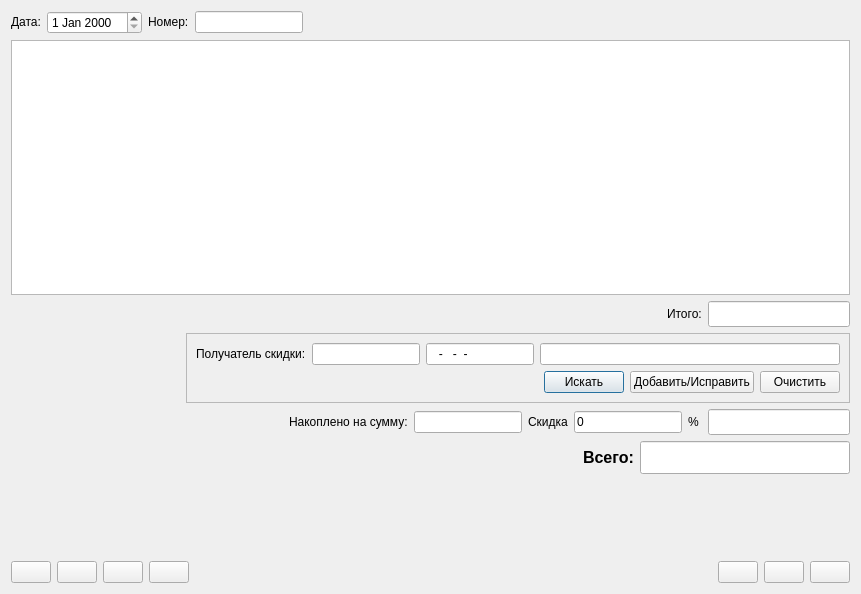
<?xml version="1.0" encoding="UTF-8"?>
<ui version="4.0">
 <class>dialog</class>
 <widget class="Dialog" name="dialog">
  <property name="geometry">
   <rect>
    <x>0</x>
    <y>0</y>
    <width>861</width>
    <height>594</height>
   </rect>
  </property>
  <property name="sizePolicy">
   <sizepolicy hsizetype="Expanding" vsizetype="Expanding">
    <horstretch>0</horstretch>
    <verstretch>0</verstretch>
   </sizepolicy>
  </property>
  <property name="name" stdset="0">
   <string>Документ3</string>
  </property>
  <property name="caption" stdset="0">
   <string>Товар в рознице. Реализация за наличные расчет</string>
  </property>
  <layout class="QVBoxLayout" name="vbxLayout">
   <item>
    <layout class="QHBoxLayout">
     <item>
      <widget class="QLabel" name="label">
       <property name="sizePolicy">
        <sizepolicy hsizetype="Fixed" vsizetype="Fixed">
         <horstretch>0</horstretch>
         <verstretch>0</verstretch>
        </sizepolicy>
       </property>
       <property name="text">
        <string>Дата:</string>
       </property>
      </widget>
     </item>
     <item>
      <widget class="QDateEdit" name="dateEdit">
       <property name="sizePolicy">
        <sizepolicy hsizetype="Fixed" vsizetype="Fixed">
         <horstretch>0</horstretch>
         <verstretch>0</verstretch>
        </sizepolicy>
       </property>
       <property name="font">
        <font>
         <pointsize>9</pointsize>
         <weight>50</weight>
         <bold>false</bold>
        </font>
       </property>
       <property name="readOnly">
        <bool>false</bool>
       </property>
      </widget>
     </item>
     <item>
      <widget class="QLabel" name="label">
       <property name="sizePolicy">
        <sizepolicy hsizetype="Fixed" vsizetype="Fixed">
         <horstretch>0</horstretch>
         <verstretch>0</verstretch>
        </sizepolicy>
       </property>
       <property name="text">
        <string>Номер:</string>
       </property>
      </widget>
     </item>
     <item>
      <widget class="QLineEdit" name="numberEdit">
       <property name="sizePolicy">
        <sizepolicy hsizetype="Fixed" vsizetype="Fixed">
         <horstretch>0</horstretch>
         <verstretch>0</verstretch>
        </sizepolicy>
       </property>
       <property name="font">
        <font>
         <pointsize>9</pointsize>
         <weight>50</weight>
         <bold>false</bold>
        </font>
       </property>
       <property name="readOnly">
        <bool>false</bool>
       </property>
      </widget>
     </item>
     <item>
      <spacer name="horizontalSpacer">
       <property name="orientation">
        <enum>Qt::Horizontal</enum>
       </property>
       <property name="sizeHint" stdset="0">
        <size>
         <width>40</width>
         <height>20</height>
        </size>
       </property>
      </spacer>
     </item>
    </layout>
   </item>
   <item>
    <layout class="QHBoxLayout" name="horizontalLayout_4"/>
   </item>
   <item>
    <layout class="QHBoxLayout" name="tableLayout">
     <item>
      <widget class="TableView" name="tableView">
       <property name="sizePolicy">
        <sizepolicy hsizetype="Expanding" vsizetype="Expanding">
         <horstretch>0</horstretch>
         <verstretch>0</verstretch>
        </sizepolicy>
       </property>
      </widget>
     </item>
    </layout>
   </item>
   <item>
    <layout class="QHBoxLayout" name="horizontalLayout_3">
     <item>
      <widget class="Picture" name="picture"/>
     </item>
     <item>
      <layout class="QVBoxLayout" name="verticalLayout">
       <item>
        <layout class="QHBoxLayout" name="phbxItogLayout">
         <item>
          <spacer name="horizontalSpacer">
           <property name="orientation">
            <enum>Qt::Horizontal</enum>
           </property>
           <property name="sizeHint" stdset="0">
            <size>
             <width>40</width>
             <height>20</height>
            </size>
           </property>
          </spacer>
         </item>
         <item>
          <widget class="QLabel" name="label">
           <property name="sizePolicy">
            <sizepolicy hsizetype="Fixed" vsizetype="Fixed">
             <horstretch>0</horstretch>
             <verstretch>0</verstretch>
            </sizepolicy>
           </property>
           <property name="text">
            <string>Итого:</string>
           </property>
          </widget>
         </item>
         <item>
          <widget class="MyNumericEdit" name="vsegoNumeric">
           <property name="enabled">
            <bool>true</bool>
           </property>
           <property name="sizePolicy">
            <sizepolicy hsizetype="Fixed" vsizetype="Fixed">
             <horstretch>0</horstretch>
             <verstretch>0</verstretch>
            </sizepolicy>
           </property>
           <property name="font">
            <font>
             <pointsize>11</pointsize>
             <weight>75</weight>
             <bold>true</bold>
            </font>
           </property>
           <property name="readOnly">
            <bool>true</bool>
           </property>
          </widget>
         </item>
        </layout>
       </item>
       <item>
        <layout class="QHBoxLayout" name="horizontalLayout_7">
         <item>
          <spacer name="horizontalSpacer_6">
           <property name="orientation">
            <enum>Qt::Horizontal</enum>
           </property>
           <property name="sizeHint" stdset="0">
            <size>
             <width>40</width>
             <height>20</height>
            </size>
           </property>
          </spacer>
         </item>
         <item>
          <widget class="QFrame" name="frame">
           <property name="frameShape">
            <enum>QFrame::StyledPanel</enum>
           </property>
           <property name="frameShadow">
            <enum>QFrame::Raised</enum>
           </property>
           <layout class="QVBoxLayout" name="verticalLayout_4">
            <item>
             <layout class="QHBoxLayout" name="horizontalLayout_5">
              <item>
               <widget class="QLabel" name="label_5">
                <property name="text">
                 <string>Получатель скидки:</string>
                </property>
               </widget>
              </item>
              <item>
               <widget class="QLineEdit" name="lineEditCardName">
                <property name="readOnly">
                 <bool>true</bool>
                </property>
               </widget>
              </item>
              <item>
               <widget class="QLineEdit" name="lineEditMenPhone">
                <property name="sizePolicy">
                 <sizepolicy hsizetype="Fixed" vsizetype="Fixed">
                  <horstretch>0</horstretch>
                  <verstretch>0</verstretch>
                 </sizepolicy>
                </property>
                <property name="inputMask">
                 <string>999-999-99-99; </string>
                </property>
                <property name="text">
                 <string>---</string>
                </property>
                <property name="readOnly">
                 <bool>false</bool>
                </property>
               </widget>
              </item>
              <item>
               <widget class="QLineEdit" name="lineEditMenName">
                <property name="sizePolicy">
                 <sizepolicy hsizetype="Fixed" vsizetype="Fixed">
                  <horstretch>0</horstretch>
                  <verstretch>0</verstretch>
                 </sizepolicy>
                </property>
                <property name="minimumSize">
                 <size>
                  <width>300</width>
                  <height>0</height>
                 </size>
                </property>
                <property name="maximumSize">
                 <size>
                  <width>95</width>
                  <height>16777215</height>
                 </size>
                </property>
                <property name="alignment">
                 <set>Qt::AlignLeading|Qt::AlignLeft|Qt::AlignVCenter</set>
                </property>
               </widget>
              </item>
             </layout>
            </item>
            <item>
             <layout class="QHBoxLayout" name="horizontalLayout_6">
              <item>
               <spacer name="horizontalSpacer_4">
                <property name="orientation">
                 <enum>Qt::Horizontal</enum>
                </property>
                <property name="sizeHint" stdset="0">
                 <size>
                  <width>40</width>
                  <height>20</height>
                 </size>
                </property>
               </spacer>
              </item>
              <item>
               <widget class="QPushButton" name="pushButtonMenSearch">
                <property name="sizePolicy">
                 <sizepolicy hsizetype="Fixed" vsizetype="Fixed">
                  <horstretch>0</horstretch>
                  <verstretch>0</verstretch>
                 </sizepolicy>
                </property>
                <property name="text">
                 <string>Искать</string>
                </property>
               </widget>
              </item>
              <item>
               <widget class="QPushButton" name="pushButtonAddMen">
                <property name="sizePolicy">
                 <sizepolicy hsizetype="Fixed" vsizetype="Fixed">
                  <horstretch>0</horstretch>
                  <verstretch>0</verstretch>
                 </sizepolicy>
                </property>
                <property name="text">
                 <string>Добавить/Исправить</string>
                </property>
               </widget>
              </item>
              <item>
               <widget class="QPushButton" name="pushButtonClear">
                <property name="text">
                 <string>Очистить</string>
                </property>
               </widget>
              </item>
             </layout>
            </item>
           </layout>
          </widget>
         </item>
        </layout>
       </item>
       <item>
        <layout class="QHBoxLayout" name="horizontalLayout">
         <item>
          <spacer name="horizontalSpacer_2">
           <property name="orientation">
            <enum>Qt::Horizontal</enum>
           </property>
           <property name="sizeHint" stdset="0">
            <size>
             <width>40</width>
             <height>20</height>
            </size>
           </property>
          </spacer>
         </item>
         <item>
          <widget class="QLabel" name="label_6">
           <property name="text">
            <string>Накоплено на сумму:</string>
           </property>
          </widget>
         </item>
         <item>
          <widget class="MyNumericEdit" name="lineEditTotSum">
           <property name="enabled">
            <bool>true</bool>
           </property>
           <property name="sizePolicy">
            <sizepolicy hsizetype="Fixed" vsizetype="Fixed">
             <horstretch>0</horstretch>
             <verstretch>0</verstretch>
            </sizepolicy>
           </property>
           <property name="readOnly">
            <bool>true</bool>
           </property>
          </widget>
         </item>
         <item>
          <widget class="QLabel" name="label_2">
           <property name="text">
            <string>Скидка</string>
           </property>
          </widget>
         </item>
         <item>
          <widget class="MyNumericEdit" name="lineEditDiscount">
           <property name="enabled">
            <bool>true</bool>
           </property>
           <property name="sizePolicy">
            <sizepolicy hsizetype="Fixed" vsizetype="Fixed">
             <horstretch>0</horstretch>
             <verstretch>0</verstretch>
            </sizepolicy>
           </property>
           <property name="text">
            <string>0</string>
           </property>
           <property name="readOnly">
            <bool>true</bool>
           </property>
          </widget>
         </item>
         <item>
          <widget class="QLabel" name="label_3">
           <property name="text">
            <string>% </string>
           </property>
          </widget>
         </item>
         <item>
          <widget class="MyNumericEdit" name="skidkaNumeric">
           <property name="enabled">
            <bool>true</bool>
           </property>
           <property name="sizePolicy">
            <sizepolicy hsizetype="Fixed" vsizetype="Fixed">
             <horstretch>0</horstretch>
             <verstretch>0</verstretch>
            </sizepolicy>
           </property>
           <property name="maximumSize">
            <size>
             <width>197</width>
             <height>16777215</height>
            </size>
           </property>
           <property name="font">
            <font>
             <pointsize>11</pointsize>
             <weight>75</weight>
             <bold>true</bold>
            </font>
           </property>
           <property name="maxLength">
            <number>32767</number>
           </property>
           <property name="readOnly">
            <bool>true</bool>
           </property>
          </widget>
         </item>
        </layout>
       </item>
       <item>
        <layout class="QHBoxLayout" name="horizontalLayout_2">
         <item>
          <spacer name="horizontalSpacer_3">
           <property name="orientation">
            <enum>Qt::Horizontal</enum>
           </property>
           <property name="sizeHint" stdset="0">
            <size>
             <width>40</width>
             <height>20</height>
            </size>
           </property>
          </spacer>
         </item>
         <item>
          <widget class="QLabel" name="label_4">
           <property name="font">
            <font>
             <pointsize>12</pointsize>
             <weight>75</weight>
             <bold>true</bold>
            </font>
           </property>
           <property name="text">
            <string>Всего:</string>
           </property>
          </widget>
         </item>
         <item>
          <widget class="MyNumericEdit" name="itogNumeric">
           <property name="sizePolicy">
            <sizepolicy hsizetype="Fixed" vsizetype="Fixed">
             <horstretch>0</horstretch>
             <verstretch>0</verstretch>
            </sizepolicy>
           </property>
           <property name="font">
            <font>
             <pointsize>16</pointsize>
             <weight>75</weight>
             <bold>true</bold>
            </font>
           </property>
           <property name="readOnly">
            <bool>true</bool>
           </property>
          </widget>
         </item>
        </layout>
       </item>
       <item>
        <spacer name="verticalSpacer">
         <property name="orientation">
          <enum>Qt::Vertical</enum>
         </property>
         <property name="sizeHint" stdset="0">
          <size>
           <width>20</width>
           <height>40</height>
          </size>
         </property>
        </spacer>
       </item>
      </layout>
     </item>
    </layout>
   </item>
   <item>
    <layout class="QHBoxLayout" name="cmdButtonLayout">
     <item>
      <widget class="QPushButton" name="buttonAdd">
       <property name="text">
        <string/>
       </property>
       <property name="icon">
        <iconset>
         <normaloff>:buttonAdd</normaloff>
         <normalon>:buttonAdd</normalon>
         <activeoff>:buttonAdd</activeoff>
         <activeon>:buttonAdd</activeon>
         <selectedoff>:buttonAdd</selectedoff>
         <selectedon>:buttonAdd</selectedon>:buttonAdd</iconset>
       </property>
      </widget>
     </item>
     <item>
      <widget class="QPushButton" name="buttonDelete">
       <property name="text">
        <string/>
       </property>
       <property name="icon">
        <iconset>
         <normaloff>:buttonDelete</normaloff>
         <normalon>:buttonDelete</normalon>
         <activeoff>:buttonDelete</activeoff>
         <activeon>:buttonDelete</activeon>
         <selectedoff>:buttonDelete</selectedoff>
         <selectedon>:buttonDelete</selectedon>:buttonDelete</iconset>
       </property>
      </widget>
     </item>
     <item>
      <widget class="QPushButton" name="buttonRequery">
       <property name="text">
        <string/>
       </property>
       <property name="icon">
        <iconset>
         <normaloff>:buttonRequery</normaloff>
         <normalon>:buttonRequery</normalon>
         <activeoff>:buttonRequery</activeoff>
         <activeon>:buttonRequery</activeon>
         <selectedoff>:buttonRequery</selectedoff>
         <selectedon>:buttonRequery</selectedon>:buttonRequery</iconset>
       </property>
      </widget>
     </item>
     <item>
      <widget class="QPushButton" name="buttonPrint">
       <property name="text">
        <string/>
       </property>
       <property name="icon">
        <iconset>
         <normaloff>:buttonPrint</normaloff>
         <normalon>:buttonPrint</normalon>
         <activeoff>:buttonPrint</activeoff>
         <activeon>:buttonPrint</activeon>
         <selectedoff>:buttonPrint</selectedoff>
         <selectedon>:buttonPrint</selectedon>:buttonPrint</iconset>
       </property>
      </widget>
     </item>
     <item>
      <spacer name="horizontalSpacer">
       <property name="orientation">
        <enum>Qt::Horizontal</enum>
       </property>
       <property name="sizeHint" stdset="0">
        <size>
         <width>40</width>
         <height>20</height>
        </size>
       </property>
      </spacer>
     </item>
     <item>
      <widget class="QPushButton" name="buttonTerminal">
       <property name="toolTip">
        <string>Расчет банковской картой. Можно использовать F8.</string>
       </property>
       <property name="text">
        <string/>
       </property>
       <property name="icon">
        <iconset resource="../../../resources.qrc">
         <normaloff>:/buttonSberbank</normaloff>
         <normalon>:/buttonSberbank</normalon>
         <disabledoff>:/buttonSberbank</disabledoff>
         <disabledon>:/buttonSberbank</disabledon>
         <activeoff>:/buttonSberbank</activeoff>
         <activeon>:/buttonSberbank</activeon>
         <selectedoff>:/buttonSberbank</selectedoff>
         <selectedon>:/buttonSberbank</selectedon>:/buttonSberbank</iconset>
       </property>
      </widget>
     </item>
     <item>
      <widget class="QPushButton" name="buttonOk">
       <property name="text">
        <string/>
       </property>
       <property name="icon">
        <iconset>
         <normaloff>:buttonOk</normaloff>
         <normalon>:buttonOk</normalon>
         <activeoff>:buttonOk</activeoff>
         <activeon>:buttonOk</activeon>
         <selectedoff>:buttonOk</selectedoff>
         <selectedon>:buttonOk</selectedon>:buttonOk</iconset>
       </property>
      </widget>
     </item>
     <item>
      <widget class="QPushButton" name="buttonCancel">
       <property name="text">
        <string/>
       </property>
       <property name="icon">
        <iconset>
         <normaloff>:buttonCancel</normaloff>
         <normalon>:buttonCancel</normalon>
         <activeoff>:buttonCancel</activeoff>
         <activeon>:buttonCancel</activeon>
         <selectedoff>:buttonCancel</selectedoff>
         <selectedon>:buttonCancel</selectedon>:buttonCancel</iconset>
       </property>
      </widget>
     </item>
    </layout>
   </item>
  </layout>
 </widget>
 <customwidgets>
  <customwidget>
   <class>Dialog</class>
   <extends>QDialog</extends>
   <header>dialog.h</header>
   <container>1</container>
  </customwidget>
  <customwidget>
   <class>Picture</class>
   <extends>QFrame</extends>
   <header>picture.h</header>
   <container>1</container>
  </customwidget>
  <customwidget>
   <class>TableView</class>
   <extends>QTableView</extends>
   <header>tableview.h</header>
   <container>1</container>
  </customwidget>
  <customwidget>
   <class>MyNumericEdit</class>
   <extends>QLineEdit</extends>
   <header>mynumericedit.h</header>
  </customwidget>
 </customwidgets>
 <resources>
  <include location="../../../resources.qrc"/>
 </resources>
 <connections/>
</ui>
